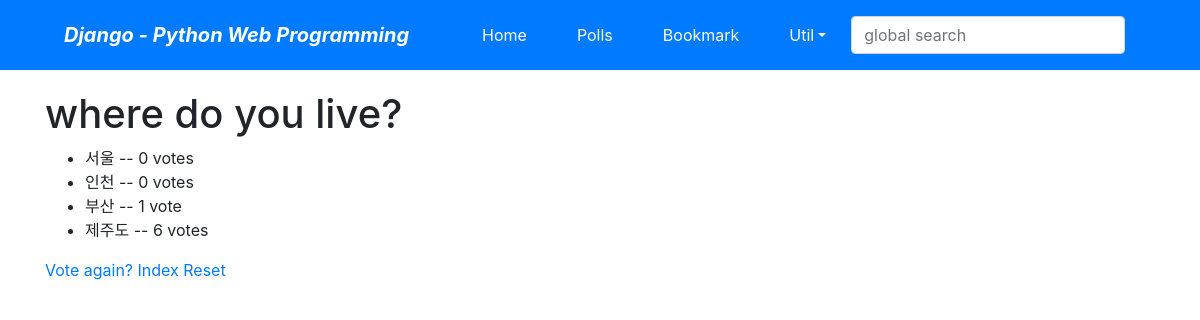
Before: /polls/3/result/ with the older database file.
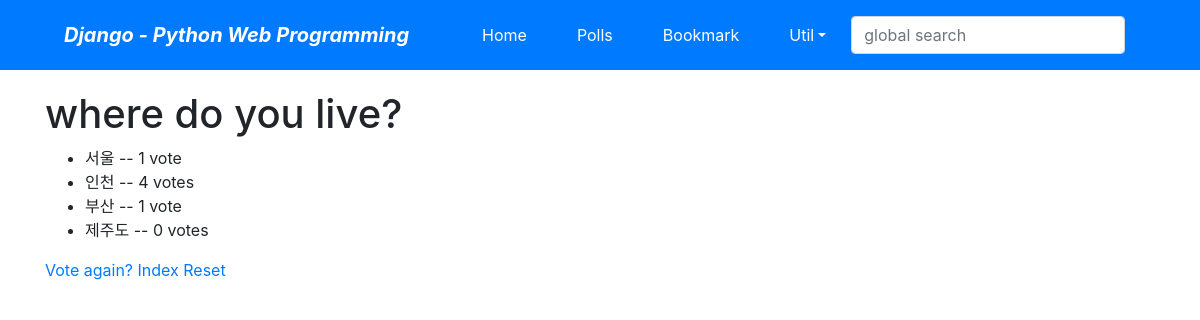
After: the same page with the newer database file.
### polls/models.py (models this page shows, shortened)
class Question(models.Model):
    question_text = models.CharField(max_length=200)
    pub_date = models.DateTimeField(auto_now_add=True)

class Choice(models.Model):
    choice_text = models.CharField(max_length=200)
    votes = models.IntegerField(default=0)
    question_id = models.ForeignKey(Question, on_delete=models.CASCADE)

### polls/views.py (the view)
# urls.py: path('<int:pk>/result/', views.Result.as_view(), name='result'),
class Result(generic.DetailView):
    model = Question
    context_object_name = 'question'
    template_name = 'polls/result.html'

### polls/templates/polls/result.html (shortened to what this page needs)
{% extends 'base.html' %}
{% block content %}
<h1>{{ question.question_text }}</h1>
<ul>
    {% for choice in question.choice_set.all %}
    <li>{{ choice.choice_text }} -- {{ choice.votes }} vote{{ choice.votes|pluralize }}</li>
    {% endfor %}
</ul>
<a href="{% url 'polls:detail' question.id %}">Vote again?</a>
<a href="{% url 'polls:index' %}">Index</a>
<a href="{% url 'polls:reset' question.id %}">Reset</a>
{% endblock %}

### mysite/templates/base.html (shortened to what this page needs)
<!DOCTYPE html>
<html lang="ko">
<head>
    <link rel="stylesheet" href="https://stackpath.bootstrapcdn.com/bootstrap/4.3.1/css/bootstrap.min.css">
</head>
<body style="padding-top:90px;">
<nav class="navbar navbar-expand-lg navbar-dark bg-primary fixed-top">
    <span class="navbar-brand mx-5 mb-0 font-weight-bold font-italic">Django - Python Web Programming</span>
    <div class="collapse navbar-collapse" id="navbarSupportedContent">
        <ul class="navbar-nav mr-auto">
            <li class="nav-item mx-1 btn btn-primary">
                <a class="nav-link text-white" href="{% url 'home' %}">Home</a></li>
            <li class="nav-item mx-1 btn btn-primary">
                <a class="nav-link text-white" href="{% url 'polls:index' %}">Polls</a></li>
            <li class="nav-item mx-1 btn btn-primary">
                <a class="nav-link text-white" href="{% url 'bookmark:index' %}">Bookmark</a></li>
            <li class="nav-item dropdown mx-1 btn btn-primary">
                <a class="nav-link dropdown-toggle text-white" href="#" data-toggle="dropdown">Util</a>
            </li>
        </ul>
        <form class="form-inline my-2" action="" method="post"> {% csrf_token %}
            <input class="form-control mr-sm-2" type="search" placeholder="global search" name="search_word">
        </form>
        <ul class="navbar-nav ml-5 mr-5">
            <li class="nav-item dropdown mx-1 btn btn-primary">
            </li>
        </ul>
    </div>
</nav>
<div class="container">
    {% block content %}{% endblock %}
</div>
</body>
</html>

Changed rows visible on the page:
changed Choice "서울": votes "0" → "1"
changed Choice "인천": votes "0" → "4"
changed Choice "제주도": votes "6" → "0"
